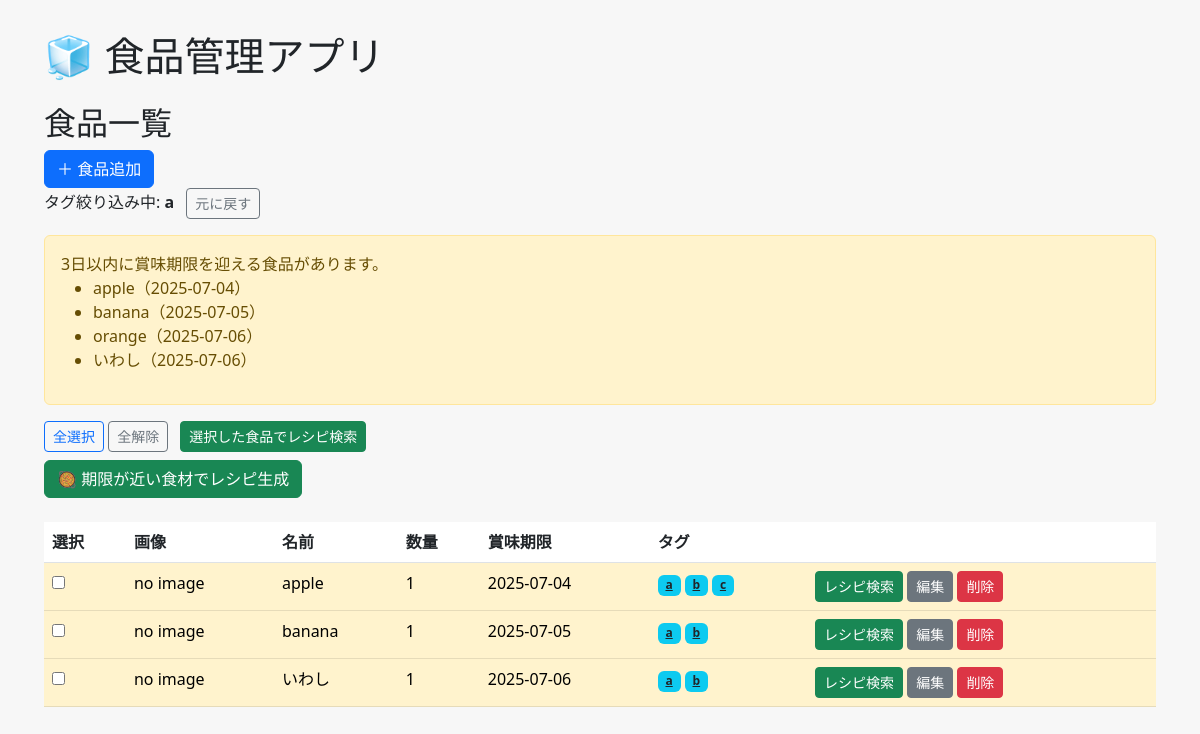
The page /filter_by_tag?tag=a on the database its author committed.
### models.py (models this page shows)
class Food(db.Model):
    id = db.Column(db.Integer, primary_key=True)
    name = db.Column(db.String(100), nullable=False)
    quantity = db.Column(db.String(50))
    expiry_date = db.Column(db.Date, nullable=False)
    image_path = db.Column(db.String(200))
    tags = db.relationship('Tag', secondary=food_tags, backref=db.backref('foods', lazy='dynamic'))

class Tag(db.Model):
    id = db.Column(db.Integer, primary_key=True)
    name = db.Column(db.String(50), unique=True, nullable=False)

### app.py (the view)
@app.route('/filter_by_tag')
def filter_by_tag():
    tag_name = request.args.get('tag')
    if not tag_name:
        return redirect(url_for('index'))
    tag = Tag.query.filter_by(name=tag_name).first()
    if not tag:
        return redirect(url_for('index'))
    foods = tag.foods.order_by(Food.expiry_date).all()
    memo = Memo.query.first()
    today = datetime.today().date()
    days_before = 3
    notify_until = today + timedelta(days=days_before)
    notify_foods = Food.query.filter(Food.expiry_date.between(today, notify_until)).order_by(Food.expiry_date).all()
    expired_foods = Food.query.filter(Food.expiry_date < today).order_by(Food.expiry_date).all()
    return render_template(
        'index.html',
        foods=foods,
        today=today,
        memo=memo,
        expired_foods=expired_foods,
        notify_foods=notify_foods,
        days_before=days_before,
        filtered_tag=tag_name,
    )

### templates/index.html (shortened to what this page needs)
{% extends 'layout.html' %}
{% block content %}
<h2>食品一覧</h2>
<a href="{{ url_for('add') }}" class="btn btn-primary">＋ 食品追加</a>
{% if filtered_tag %}
  <div class="mb-3">
    <span>タグ絞り込み中: <strong>{{ filtered_tag }}</strong></span>
    <a href="{{ url_for('index') }}" class="btn btn-sm btn-outline-secondary ms-2">元に戻す</a>
  </div>
{% endif %}
{% if notify_foods %}
<div class="alert alert-warning mt-3">
  {{ days_before }}日以内に賞味期限を迎える食品があります。
  <ul>
    {% for food in notify_foods %}
    <li>{{ food.name }}（{{ food.expiry_date }}）</li>
    {% endfor %}
  </ul>
</div>
{% endif %}
<div class="mt-3">
  <button type="button" class="btn btn-sm btn-outline-primary" onclick="selectAll()">全選択</button>
  <button type="button" class="btn btn-sm btn-outline-secondary" onclick="deselectAll()">全解除</button>
  <button type="button" class="btn btn-sm btn-success ms-2" onclick="searchSelectedRecipes()">選択した食品でレシピ検索</button>
</div>
<a href="{{ url_for('generate_recipe') }}"
   class="btn btn-success my-2">
  🥘 期限が近い食材でレシピ生成
</a>
<table class="table mt-3">
  <thead>
    <tr>
      <th>選択</th>
      <th>画像</th>
      <th>名前</th>
      <th>数量</th>
      <th>賞味期限</th>
      <th>タグ</th>
      <th></th>
    </tr>
  </thead>
  <tbody>
    {% for food in foods %}
    {% set days_left = (food.expiry_date - today).days %}
    <tr class="{% if days_left < 0 %}table-danger{% elif days_left <= 3 %}table-warning{% else %}table-success{% endif %}">
      <td><input type="checkbox" name="selected_foods" value="{{ food.name }}"></td>
      <td>
        {% if food.image_path %}
        <br><img src="{{ url_for('static', filename='images/' + food.image_path.split('/')[-1]) }}"
          style="max-height:100px;">
        {% else %}
        no image
        {% endif %}
      </td>
      <td>{{ food.name }}</td>
      <td>{{ food.quantity }}</td>
      <td>{{ food.expiry_date }}</td>
      <td>
        {% for tag in food.tags %}
        <a href="{{ url_for('filter_by_tag') }}?tag={{ tag.name }}" class="badge bg-info text-dark">{{ tag.name }}</a>
        {% endfor %}
      </td>
      <td>
        <a href="https://www.google.com/search?q={{ food.name }}+レシピ" class="btn btn-sm btn-success"
          target="_blank">レシピ検索</a>
        <a href="{{ url_for('edit', id=food.id) }}" class="btn btn-sm btn-secondary">編集</a>
        <a href="{{ url_for('delete', id=food.id) }}" class="btn btn-sm btn-danger">削除</a>
      </td>
    </tr>
    {% endfor %}
  </tbody>
</table>
{% endblock %}

### templates/layout.html (style rules this page uses)
body { padding: 2rem; background-color: #f7f7f7; }

### rows shown on the page
Food: name "apple", expiry_date "2025-07-04", shows "no image", quantity "1"
Food: name "banana", expiry_date "2025-07-05", shows "no image", quantity "1"
Food: name "orange", expiry_date "2025-07-06"
Food: name "いわし", expiry_date "2025-07-06", shows "no image", quantity "1"
Tag: name "a"
Tag: name "b"
Tag: name "c"

### other values the page prints
{{ filtered_tag }} "a"
{{ days_before }} "3"
